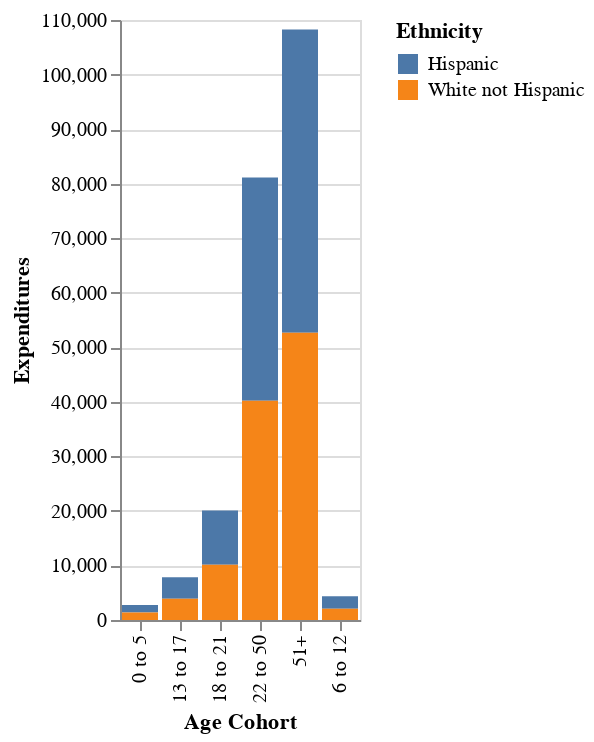

The cell this chart's notebook holds for it:
### Markdown cell above
# Question 2

Now, calculate the average expenditures by ethnicity and age cohort. Make a graphic that compares the average expenditure on Hispanic residents and white (non-Hispanic) residents, _within each age cohort_. 

Comment on what you see. How do these results appear to contradict the results you obtained in Question 1?

### Code cell
# YOUR CODE HERE
avg_exp_by_ethnicity_age_cohort = df_dds[(df_dds["Ethnicity"] == "Hispanic") | (df_dds["Ethnicity"] == "White not Hispanic")].groupby(['Age Cohort', 'Ethnicity'])['Expenditures'].mean().reset_index()

# Create a bar chart to compare the average expenditures by ethnicity and age cohort
Chart(avg_exp_by_ethnicity_age_cohort).mark_bar().encode(
    x='Age Cohort',
    y='Expenditures',
    color='Ethnicity'
)

### Figure 1 — Vega-Lite specification as saved in the notebook (floating-point values rounded to 4 significant figures)
{"config": {"view": {"continuousWidth": 400, "continuousHeight": 300}}, "data": {"name": "data-3d4c296fc437337a27ebad9e12d7aa75"}, "mark": "bar", "encoding": {"color": {"field": "Ethnicity", "type": "nominal"}, "x": {"field": "Age Cohort", "type": "nominal"}, "y": {"field": "Expenditures", "type": "quantitative"}}, "$schema": "https://vega.github.io/schema/vega-lite/v4.17.0.json", "datasets": {"data-3d4c296fc437337a27ebad9e12d7aa75": [{"Age Cohort": "0 to 5", "Ethnicity": "Hispanic", "Expenditures": 1393.0}, {"Age Cohort": "0 to 5", "Ethnicity": "White not Hispanic", "Expenditures": 1367.0}, {"Age Cohort": "13 to 17", "Ethnicity": "Hispanic", "Expenditures": 3955.0}, {"Age Cohort": "13 to 17", "Ethnicity": "White not Hispanic", "Expenditures": 3904.0}, {"Age Cohort": "18 to 21", "Ethnicity": "Hispanic", "Expenditures": 9960.0}, {"Age Cohort": "18 to 21", "Ethnicity": "White not Hispanic", "Expenditures": 10130.0}, {"Age Cohort": "22 to 50", "Ethnicity": "Hispanic", "Expenditures": 40920.0}, {"Age Cohort": "22 to 50", "Ethnicity": "White not Hispanic", "Expenditures": 40190.0}, {"Age Cohort": "51+", "Ethnicity": "Hispanic", "Expenditures": 55580.0}, {"Age Cohort": "51+", "Ethnicity": "White not Hispanic", "Expenditures": 52670.0}, {"Age Cohort": "6 to 12", "Ethnicity": "Hispanic", "Expenditures": 2312.0}, {"Age Cohort": "6 to 12", "Ethnicity": "White not Hispanic", "Expenditures": 2052.0}]}}
